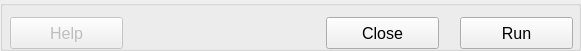
  <widget class="QGroupBox" name="groupBoxButtons">
   <property name="geometry">
    <rect>
     <x>15</x>
     <y>309</y>
     <width>581</width>
     <height>51</height>
    </rect>
   </property>
   <property name="title">
    <string/>
   </property>
   <widget class="QPushButton" name="pushButtonHelp">
    <property name="enabled">
     <bool>false</bool>
    </property>
    <property name="geometry">
     <rect>
      <x>10</x>
      <y>17</y>
      <width>113</width>
      <height>32</height>
     </rect>
    </property>
    <property name="font">
     <font>
      <pointsize>12</pointsize>
     </font>
    </property>
    <property name="text">
     <string>Help</string>
    </property>
    <property name="autoDefault">
     <bool>false</bool>
    </property>
   </widget>
   <widget class="QPushButton" name="pushButtonClose">
    <property name="geometry">
     <rect>
      <x>326</x>
      <y>17</y>
      <width>113</width>
      <height>32</height>
     </rect>
    </property>
    <property name="font">
     <font>
      <pointsize>12</pointsize>
     </font>
    </property>
    <property name="text">
     <string>Close</string>
    </property>
    <property name="autoDefault">
     <bool>false</bool>
    </property>
   </widget>
   <widget class="QPushButton" name="pushButtonRun">
    <property name="geometry">
     <rect>
      <x>460</x>
      <y>17</y>
      <width>113</width>
      <height>32</height>
     </rect>
    </property>
    <property name="font">
     <font>
      <pointsize>12</pointsize>
     </font>
    </property>
    <property name="toolTip">
     <string/>
    </property>
    <property name="text">
     <string>Run</string>
    </property>
    <property name="autoDefault">
     <bool>false</bool>
    </property>
   </widget>
  </widget>
